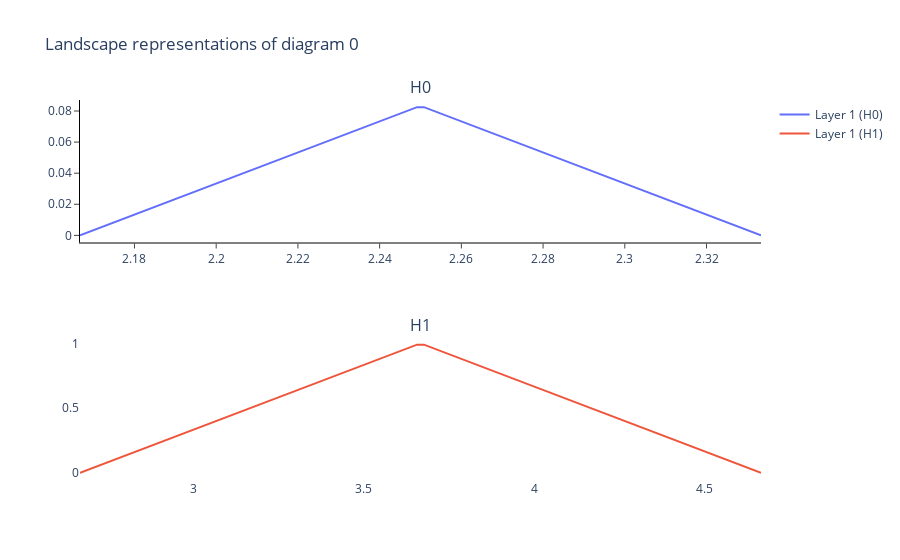

Notebook code cell kept with this figure:
### Code cell
from gtda.diagrams import PersistenceLandscape

pl = PersistenceLandscape(n_bins = 100)
digit_pl = pl.fit_transform(digit_scaled)

pl.plot(digit_pl)
